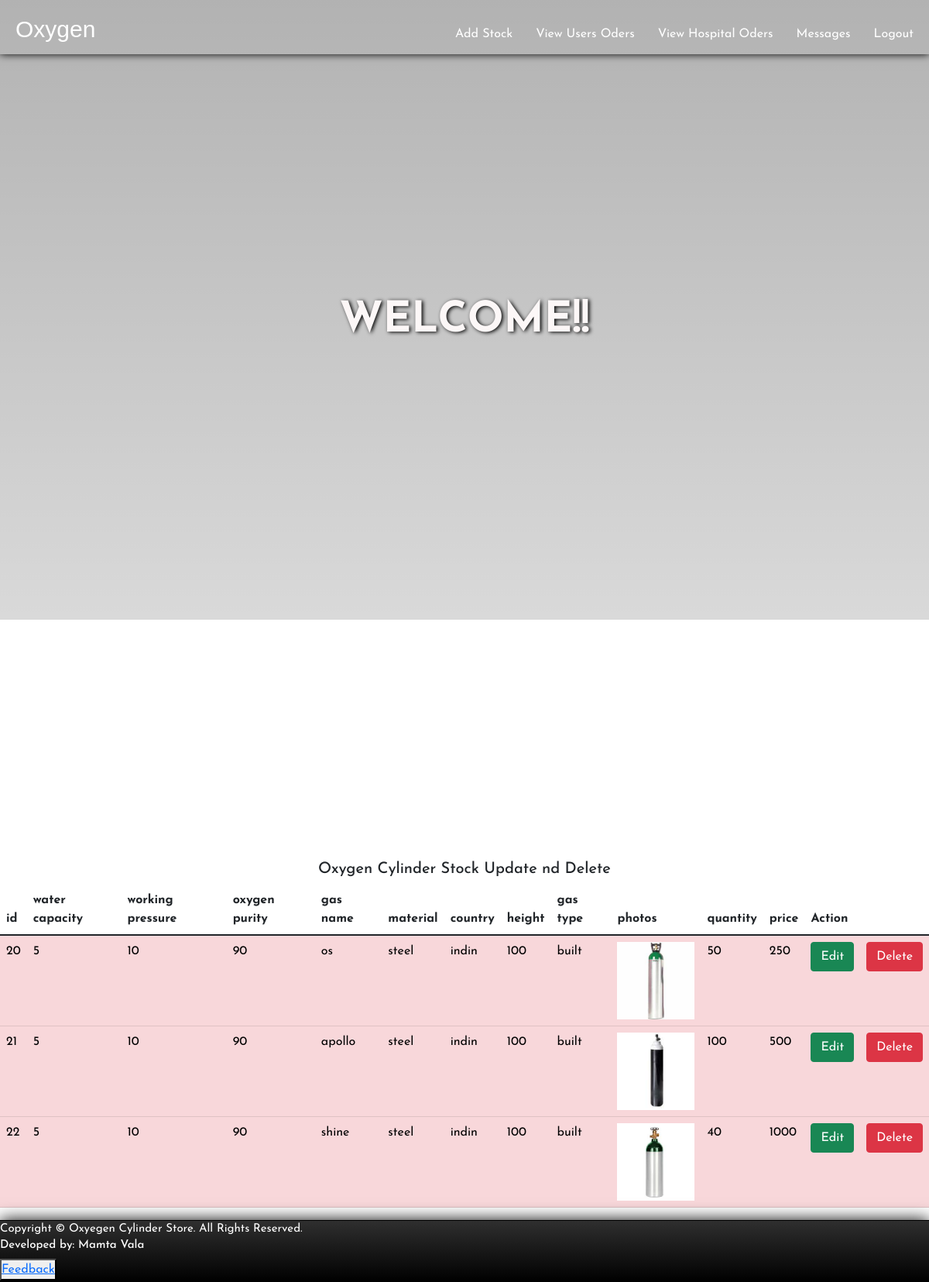
The app's page /admin/oxygen_supplier.php (signed in) with its own data.
### tables this page shows
CREATE TABLE `add_stock` (
  `id` int(11) NOT NULL,
  `water_capacity` int(100) NOT NULL,
  `working_pressure` int(100) NOT NULL,
  `oxygen_purity` int(100) NOT NULL,
  `gas_name` varchar(100) NOT NULL,
  `material` varchar(100) NOT NULL,
  `country` varchar(100) NOT NULL,
  `height` int(100) NOT NULL,
  `gas_type` varchar(100) NOT NULL,
  `photos` text NOT NULL,
  `quantity` int(100) NOT NULL,
  `price` int(100) NOT NULL
);

### admin/oxygen_supplier.php (the view, shortened to what this page needs)
<!DOCTYPE html>
<html>
<head>
	<link rel="stylesheet" type="text/css" href="../css/style.css">
	<link rel="stylesheet" href="https://cdnjs.cloudflare.com/ajax/libs/animate.css/3.7.2/animate.min.css">
    <link href="https://cdn.jsdelivr.net/npm/bootstrap@5.1.3/dist/css/bootstrap.min.css" rel="stylesheet">
</head>
<body>
<header>
<div id="header">
		<label>Oxygen</label>
			<ul>
				<li><a href="logout.php">Logout</a></li>
				<li><a href="view_msg.php">Messages</a></li>
				<li><a href="horders.php">View Hospital Oders</a></li>
				<li><a href="uorders.php">View Users Oders</a></li>
                <li><a href="Add-stock.php">Add Stock</a></li>
			</ul>
	</div>
    <main>
        <section>
            <h1>WELCOME!!</h1>
        </section>
    </main>
</header>
<?php
 include "../ocms.php";
 $query = "SELECT * FROM add_stock";
 $run = mysqli_query($con, $query);
 if (mysqli_num_rows($run) > 0)
 {
?>
<br />
<br />
<br />
<br />
<br />
<br />
<br />
<br />
<br />
<br />
<br />
<br />
<br />
<br>
<br>
<h5 style="text-align:center; font-size: 30px bold;" >Oxygen Cylinder Stock Update nd Delete </h5>
<table class="table">
    <thead>
        <tr>
            <th>id</th>
            <th>water capacity</th>
            <th>working pressure</th>
            <th>oxygen purity</th>
            <th>gas name</th>
            <th>material</th>
            <th>country</th>
            <th>height</th>
            <th>gas type</th>
            <th>photos</th>
            <th>quantity</th>
            <th>price</th>
            <th>Action</th>
        </tr>
    </thead>
<tbody>
    <?php
    while ($row = mysqli_fetch_assoc($run))
    {
    ?>
    <tr class="table-danger" >
        <td><?php echo $row['id'] ?></td>
        <td><?php echo $row['water_capacity'] ?></td>
        <td><?php echo $row['working_pressure'] ?></td>
        <td><?php echo $row['oxygen_purity'] ?></td>
        <td><?php echo $row['gas_name'] ?></td>
        <td><?php echo $row['material'] ?></td>
        <td><?php echo $row['country'] ?></td>
        <td><?php echo $row['height'] ?></td>
        <td><?php echo $row['gas_type'] ?></td>
        <td><img class='img-polaroid' src="../photo/<?php echo $row["photos"]; ?>"height = '100px' width = '100px'/></td>
        <td><?php echo $row['quantity'] ?></td>
        <td><?php echo $row['price'] ?></td>
        <td><a class="btn btn-success" href="update.php?upd=<?php echo $row['id'] ?>">Edit</a></td>
        <td><a class="btn btn-danger" href="<?php $_SERVER['PHP_SELF']?>?del=<?php echo $row['id'] ?>">Delete</a></td>
    </tr>
    <?php
    }
    ?>
 </tbody>
 </table>
 <?php
    }
    ?>
</body>
</html>
<?php
include "../footer.php";
?>

### css/style.css (style rules this page uses)
* { margin: 0; padding: 0; box-sizing: border-box; font-family: "Josefin Sans", sans-serif; }
body { width: 100%; height: 100vh; background-image: linear-gradient(rgba(0, 0, 0, 0.3), rgba(0, 0, 0, 0.15)), url("../images/background.jpg"); background-repeat: no-repeat; background-size: cover; }
#header { height:70px; width:100%; color:#fff; text-indent:10px; -webkit-box-shadow:0px 0px 10px 0px black; -moz-box-shadow:0px 0px 10px 0px black; box-shadow:0px 0px 10px 0px black; }
#header label { position: relative; top:15px; color:#fff; font-size:30px; clear:both; font-family:arial; }
#header ul { list-style-type:none; position:relative; top: -13px; }
#header ul li { display:inline; position:relative; float:right; margin-right:20px; }
#header ul li a { top: 5px; text-decoration:none; color:#fff; }
main { width: 100%; height: 85vh; display: flex; justify-content: center; align-items: center; text-align: center; color: rgb(252, 247, 247); }
section h1 { margin: 30px 0 20px 0; font-size: 55px; font-weight: 700; text-shadow: 2px 1px 5px black; text-transform: uppercase; }

### records on screen
add_stock: id "20", water_capacity "5", working_pressure "10", oxygen_purity "90", gas_name "os", material "steel", country "indin", height "100", gas_type "built", photos (picture), quantity "50", price "250"
add_stock: id "21", water_capacity "5", working_pressure "10", oxygen_purity "90", gas_name "apollo", material "steel", country "indin", height "100", gas_type "built", photos (picture), quantity "100", price "500"
add_stock: id "22", water_capacity "5", working_pressure "10", oxygen_purity "90", gas_name "shine", material "steel", country "indin", height "100", gas_type "built", photos (picture), quantity "40", price "1000"
